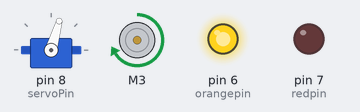
This sketch was run on a simulated Arduino Uno, built with avr-gcc and run on an emulated ATmega328P. Parts: servo, DC motor (green arrow = forward, orange = backward, longer = faster), output pins drawn as LEDs (lit = HIGH).

Above: at 1.38 s.
At 6.7 s:
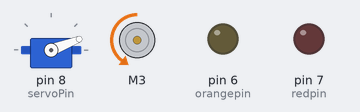
At 10.2 s:
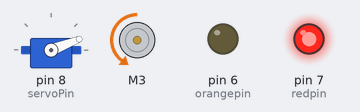
At 20.33 s:
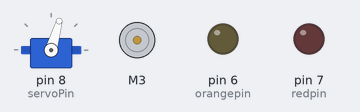
At 29.96 s:
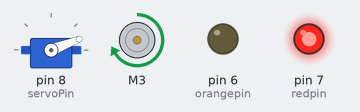
At 39.09 s:
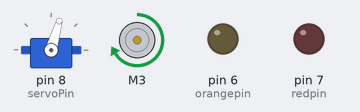
Timing chart, 0 to 40.0 s (numbered marks = the images above):
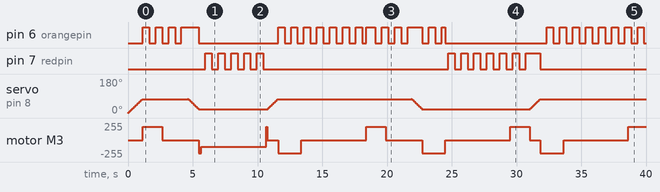

The sketch:

pickup_dropoff_tests.ino
```cpp
#include "LED_state.h"
#include "servo.h"
#include "grabber.h"
#include "pickup_dropoff.h"


void setup() {
  // put your setup code here, to run once:
    AFMS.begin(); // Setup motor
    servo_setup();
    LED_setup(); // LEDs initialised
}

void loop() {
  //tests pickup and dropoff things in both orientations
  orientation = 0;
  pickupmine();
  delay_with_LEDs(5000);
  dropoffmine();
  delay_with_LEDs(5000);
  orientation = 1;
  pickupmine();
  delay_with_LEDs(5000);
  dropoffmine();
  delay_with_LEDs(5000);
}
```

LED_state.h
```cpp
const int orangepin =  6;//change later - pins for LEDs
const int redpin = 7;
int orangeState = LOW;  // states used to set the LEDs
int redState = LOW;
unsigned long previousMillis = 0;        // will store last time LED was updated
const long interval = 500;   // interval at which to blink (milliseconds) (0.5s for 2Hz)
int ledtype = 1; //sets initial led state to blinking orange (2 is solid orange, 3 is blinking red)

void LED_setup() {
  //sets pinmode, needs to be called in setup function of main
  pinMode (orangepin, OUTPUT);
  pinMode (redpin, OUTPUT);
}

void delay_with_LEDs (int starttime) {
  //record function start time
  unsigned long startMillis = millis();
  while (true) { //loop continues until delay needed is over
    unsigned long currentMillis = millis();
    if (currentMillis - startMillis >= starttime) {
      return;//exit loop when delay reached
    }
    if (ledtype == 2) {//solid orange light (mine detected)
      digitalWrite(redpin, LOW);
      digitalWrite(orangepin, HIGH);
    }
    if (currentMillis - previousMillis >= interval) {
      // save the last time you blinked the LED
      previousMillis = currentMillis;
      if (ledtype == 1) {//flashing orange light (normal movement)
        orangeState = !orangeState;
        digitalWrite(orangepin, orangeState);
        digitalWrite(redpin, LOW);
      }
      else if (ledtype == 3) {//flashing red light (transporting mine)
        redState = !redState;
        digitalWrite(redpin, redState);
        digitalWrite (orangepin, LOW);
      }
    }
  }
}

unsigned long LED_call (unsigned long previousMillis) {//takes time of previous blink - first call in function seperately defined?
  unsigned long currentMillis = millis();//measures current time
  if (ledtype == 2) {//solid orange light (mine detected)
      digitalWrite(redpin, LOW);
      digitalWrite(orangepin, HIGH);
    }
  if (currentMillis - previousMillis >= interval) {
    previousMillis = currentMillis;//update this if blink happens, essentially
    if (ledtype == 1) {//flashing orange light (normal movement)
      orangeState = !orangeState;
      digitalWrite(orangepin, orangeState);
      digitalWrite(redpin, LOW);
    }
    else if (ledtype == 3) {//flashing red light (transporting mine)
      redState = !redState;
      digitalWrite(redpin, redState);
      digitalWrite (orangepin, LOW);
    }
    return previousMillis;//changed if blink happened, otherwise same as input value
  }
}
```

grabber.h
```cpp
#include <Wire.h>
#include <Adafruit_MotorShield.h>
Adafruit_MotorShield AFMS = Adafruit_MotorShield();
Adafruit_DCMotor *motor_flip = AFMS.getMotor(3);

void flip_mine() {
    motor_flip->setSpeed(200);
    motor_flip->run(FORWARD);
    delay_with_LEDs(1500);
    motor_flip->setSpeed(0);
}

void backflip_mine() {
    motor_flip->setSpeed(200);
    motor_flip->run(BACKWARD);
    delay_with_LEDs(1800);
    motor_flip->setSpeed(0);
}

void lift_mine() {
    motor_flip->setSpeed(200);
    motor_flip->run(BACKWARD);
    delay_with_LEDs(200);
    motor_flip->setSpeed(100);
}

void lower_mine() {
    motor_flip->setSpeed(200);
    motor_flip->run(FORWARD);
    delay_with_LEDs(100);
    motor_flip->setSpeed(0);
}
```

pickup_dropoff.h
```cpp
int orientation = 0; //let's have 0 = north, 1 = south - can I use the same for both flip position and orientation detected?
//have it only change when hall effect measured, immediately use that to remember to flip
//so when its referenced in the drop off function, it can be used to assume whether it was flipped

void pickupmine() {
  digitalWrite(redpin, LOW);//solid orange light
  digitalWrite(orangepin, HIGH);
  //both hall sensors are +ve? - get closer until 1 is referenced
  //if its north, orientation = 0
  //if its south, orientation = 1
  //then close jaws all the way - check what this is to hold it firmly
  flip_mine();//this has an inbuilt delay
  delay_with_LEDs(2000);
  servo_grab();//so does this, technically
  if (orientation == 1) {
    backflip_mine();//if orientation = south, flip (small_motor)
  }
  else if (orientation == 0) {
    lift_mine();
    //lift_grabber();//else lift it a bit? so it's not blocking the sensor? - this probably isnt possible
  }
  digitalWrite(orangepin, LOW);
  ledtype = 3;//change light state to blinking red
  //mine has been picked up!
}

void dropoffmine() {
  //this is easier
  if (orientation == 1) {//flip back if necessary - if orientation is 1, else lower a bit
    flip_mine();
  }
  else if (orientation == 0){
    lower_mine();
    //lower_grabber();
  }
  orientation = 0;//set orientation = 0 again
  servo_release();
  //return servo to 0 degrees - or reverse
  ledtype = 1;//change light state to blinking orange
  backflip_mine();
  //lift_grabber();//lift grabber a bit (if possible)
  //mine has been dropped!
}
```

servo.h
```cpp
//#include "utility/Adafruit_MS_PWMServoDriver.h"
#include <Servo.h>
int angle = 0;//current servo angle
int servoPin = 8;
Servo servo;

void servo_setup() {
    servo.attach(servoPin);
    for(angle = 0; angle < 75; angle++)  {
        servo.write(angle);
        delay(15);
    }
}

void servo_release () {
    for(angle = 20; angle < 75; angle++) {
        //Servo servo;
        servo.write(angle);
        delay(15);
    }
}

void servo_grab () {
    for(angle = 75; angle > 20; angle--) {
        //Servo servo;
        servo.write(angle);
        delay(15);
    }
}
```

Measured:
- by itself, pin 6 (orangepin): LOW → HIGH at 1.1 s, → LOW 0.50 s later, → HIGH 0.50 s later, → LOW 0.50 s later, … (50 changes in this stretch)
- by itself, pin 7 (redpin): goes 4 × (HIGH 0.50 s, LOW 0.50 s), HIGH 0.50 s, LOW 14.3 s, 6 × (HIGH 0.50 s, LOW 0.50 s), HIGH 1.1 s, then LOW
- by itself, motor M3: stopped → forward 200/255 at 1.1 s, → stopped 1.5 s later, → backward 200/255 2.8 s later, → backward 100/255 0.20 s later, … (17 changes in this stretch)
